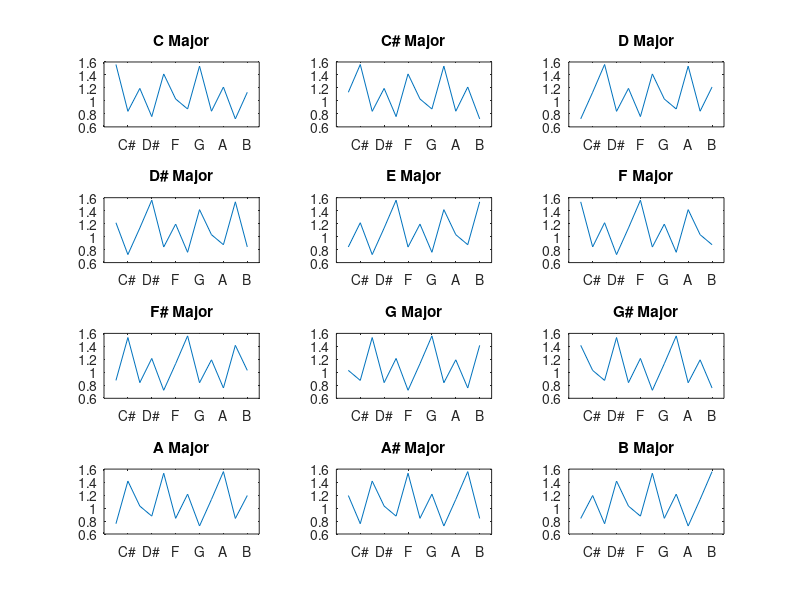

Reproduce this figure in MATLAB. (Note: this script raises an error after producing the figure.)
function gomezplotview

load gomezprofs

notes = {'C', 'C#', 'D', 'D#', 'E', 'F', 'F#', 'G', 'G#', 'A', 'A#', 'B'};

figure('units','normalized','outerposition',[0 0 1 1]);
for i=1:12 % 24 is the number of major and minor keys
    subplot(4,3,i)
    plot(1:12,gomezprofs(i,:))
    xlim([0 13])
    title([notes{i} ' Major'])
    ticks = get(gca,'XTick');
    set(gca,'XTickLabel',[{[]} notes(ticks(find(ticks)))])
end
[~, h3] = suplabel('Major Keys','t');
set(h3,'FontSize',20) 

figure('units','normalized','outerposition',[0 0 1 1])
for i=1:12 % 24 is the number of major and minor keys
    subplot(4,3,i)
    plot(1:12,gomezprofs(i+12,:))
    xlim([0 13])
    title([notes{i} ' Minor'])
    ticks = get(gca,'XTick');
    set(gca,'XTickLabel',[{[]} notes(ticks(find(ticks)))])
end
[~, h3] = suplabel('Minor Keys','t');
set(h3,'FontSize',20) 